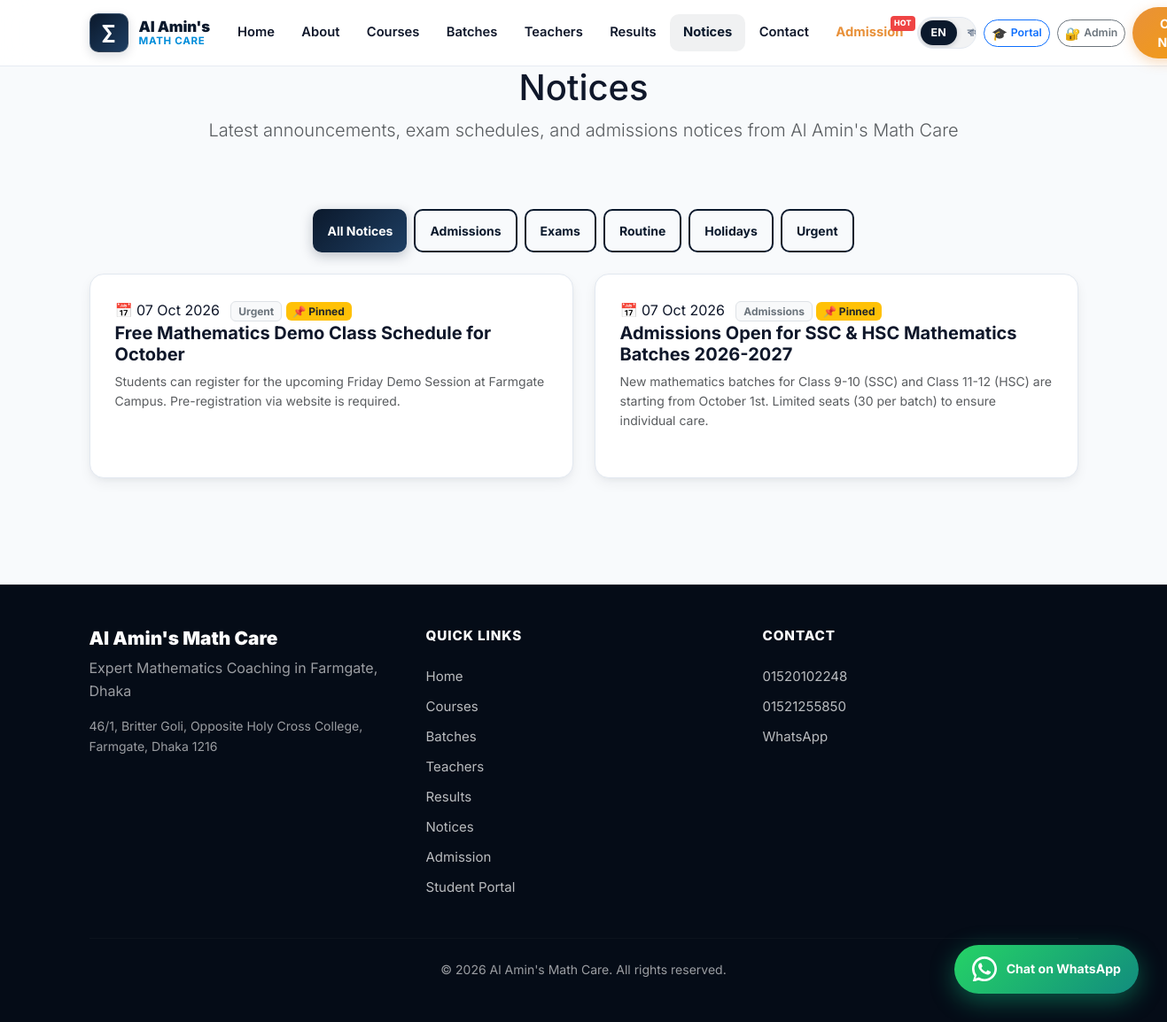
The page /notices.php on the database its author committed.
### tables this page shows
CREATE TABLE IF NOT EXISTS `notices` (
  `id` INT UNSIGNED AUTO_INCREMENT PRIMARY KEY,
  `title_en` VARCHAR(255) NOT NULL,
  `title_bn` VARCHAR(255) DEFAULT NULL,
  `category` ENUM('general', 'admission', 'exam', 'routine', 'holiday', 'urgent') DEFAULT 'general',
  `description_en` TEXT DEFAULT NULL,
  `description_bn` TEXT DEFAULT NULL,
  `attachment_file` VARCHAR(255) DEFAULT NULL,
  `is_pinned` TINYINT(1) DEFAULT 0,
  `is_published` TINYINT(1) DEFAULT 1,
  `expiry_date` DATE NULL,
  `is_deleted` TINYINT(1) DEFAULT 0,
  `created_at` TIMESTAMP DEFAULT CURRENT_TIMESTAMP
);

### includes/i18n.php (called while the page is built, shortened)
<?php
function app_config(): array
{
    static $config = null;
    if ($config === null) {
        $config = require __DIR__ . '/../config/app.php';
    }
    return $config;
}
function current_locale(): string
{
    $config = app_config();
    $locale = $_GET['lang'] ?? $_COOKIE['site_lang'] ?? $_COOKIE['locale'] ?? $config['default_locale'];
    return $locale;
}
function load_translations(string $locale): array
{
    $file = __DIR__ . '/../lang/' . $locale . '.php';
    return require $file;
}
function init_i18n(): void
{
    $config = app_config();
    $locale = current_locale();
    $translations = load_translations($locale);
}
function __(string $key, array $replace = []): string
{
    global $translations, $locale;
    $text = $translations[$key] ?? $key;
    foreach ($replace as $search => $value) {
        $text = str_replace(':' . $search, (string) $value, $text);
    }
    return $text;
}
function base_url(string $path = ''): string
{
    $base = rtrim(app_config()['base_url'] ?? '', '/');
    $path = ltrim($path, '/');
    return $base . ($path !== '' ? '/' . $path : '');
}
function get_current_lang(): string
{
    global $locale;
    return $locale ?? 'en';
}
function content(?array $row, string $field): string
{
    $current = get_current_lang();
    $localizedField = "{$field}_{$current}";
    if (!empty($row[$localizedField])) {
        return (string) $row[$localizedField];
    }
    return (string) ($row[$field] ?? '');
}

### includes/helpers.php (called while the page is built, shortened)
<?php
function e(?string $value): string
{
    return htmlspecialchars($value ?? '', ENT_QUOTES | ENT_SUBSTITUTE, 'UTF-8');
}
function clean_input(mixed $data): string
{
    return trim(strip_tags((string) $data));
}
function format_date(string $date, string $format = 'd M Y'): string
{
    $ts = strtotime($date);
    return $ts !== false ? date($format, $ts) : $date;
}
function config_tagline(): string
{
    $locale = function_exists('get_current_lang') ? get_current_lang() : 'en';
    $config = app_config();
    return $locale === 'bn' ? $config['site_tagline_bn'] : $config['site_tagline_en'];
}

### notices.php (the view, shortened to what this page needs)
<?php
require_once __DIR__ . '/includes/db.php';
require_once __DIR__ . '/includes/i18n.php';
require_once __DIR__ . '/includes/helpers.php';
$selectedCategory = clean_input($_GET['cat'] ?? 'all');
try {
    $pdo = db();
    if ($selectedCategory !== 'all' && in_array($selectedCategory, ['admission', 'exam', 'routine', 'holiday', 'urgent'], true)) {
        $stmt = $pdo->prepare('SELECT * FROM notices WHERE is_deleted = 0 AND is_published = 1 AND category = :cat ORDER BY is_pinned DESC, id DESC');
        $stmt->execute([':cat' => $selectedCategory]);
        $notices = $stmt->fetchAll();
    } else {
        $notices = $pdo->query('SELECT * FROM notices WHERE is_deleted = 0 AND is_published = 1 ORDER BY is_pinned DESC, id DESC')->fetchAll();
    }
} catch (Throwable $e) {
    $notices = [];
}
$categories = [
    'all'       => $locale === 'bn' ? 'সকল নোটিশ' : 'All Notices',
    'admission' => $locale === 'bn' ? 'ভর্তি বিজ্ঞপ্তি' : 'Admissions',
    'exam'      => $locale === 'bn' ? 'পরীক্ষা ও ফলাফল' : 'Exams',
    'routine'   => $locale === 'bn' ? 'ক্লাস রুটিন' : 'Routine',
    'holiday'   => $locale === 'bn' ? 'ছুটির নোটিশ' : 'Holidays',
    'urgent'    => $locale === 'bn' ? 'জরুরি নোটিশ' : 'Urgent',
];
require __DIR__ . '/includes/header.php';
?>
<section class="page-hero">
    <div class="container text-center">
        <h1><?= e(__('nav_notices')) ?></h1>
        <p class="text-muted mb-0 lead">
            <?= $locale === 'bn' ? 'ভর্তি, নতুন ব্যাচ, পরীক্ষার সময়সূচী ও অ্যাকাডেমিক ঘোষণা' : 'Latest announcements, exam schedules, and admissions notices from Al Amin\'s Math Care' ?>
        </p>
    </div>
</section>
<section class="section">
    <div class="container">
        <div class="d-flex flex-wrap justify-content-center gap-2 mb-4">
            <?php foreach ($categories as $catKey => $catLabel):
                $isActive = ($selectedCategory === $catKey) || ($catKey === 'all' && $selectedCategory === 'all');
            ?>
            <a href="<?= e(base_url('notices.php' . ($catKey === 'all' ? '' : '?cat=' . urlencode($catKey)))) ?>"
               class="btn <?= $isActive ? 'btn-primary-custom' : 'btn-outline-custom' ?> btn-sm px-3">
                <?= e($catLabel) ?>
            </a>
            <?php endforeach; ?>
        </div>
        <div class="row g-4">
            <?php if (empty($notices)): ?>
            <div class="col-12 text-center py-5">
                <p class="text-muted fs-5"><?= e(__('notice_no_notices')) ?></p>
            </div>
            <?php else: ?>
            <?php foreach ($notices as $notice):
                $title = content($notice, 'title');
                $desc = content($notice, 'description');
                $isPinned = (bool) ($notice['is_pinned'] ?? false);
                $cat = $notice['category'] ?? 'general';
                $catLabel = $categories[$cat] ?? ucfirst($cat);
            ?>
            <div class="col-md-6">
                <div class="notice-card <?= $isPinned ? 'pinned' : '' ?> d-flex flex-column h-100">
                    <div class="notice-date">
                        <span>📅 <?= e(format_date($notice['created_at'])) ?></span>
                        <span class="badge bg-light text-secondary border small ms-2"><?= e($catLabel) ?></span>
                        <?php if ($isPinned): ?>
                            <span class="badge bg-warning text-dark small ms-auto">📌 <?= $locale === 'bn' ? 'জরুরি' : 'Pinned' ?></span>
                        <?php endif; ?>
                    </div>
                    <h2 class="h5 fw-bold mb-2"><?= e($title) ?></h2>
                    <p class="text-muted small mb-4 flex-grow-1" style="line-height: 1.6;"><?= nl2br(e($desc)) ?></p>
                </div>
            </div>
            <?php endforeach; ?>
            <?php endif; ?>
        </div>
    </div>
</section>
<?php require __DIR__ . '/includes/footer.php'; ?>

### assets/css/main.css (style rules this page uses)
:root { --primary: #0b192c; --primary-dark: #050c17; --primary-light: #1e3e62; --primary-surface: #f0f4f9; --accent-cyan: #008dda; --accent-cyan-light: #41b06e; --accent-cyan-glow: rgba(0, 141, 218, 0.25); --accent-gold: #f59e0b; --accent-amber: #e8913a; --accent-hover: #d97706; --success: #10b981; --success-bg: #ecfdf5; --success-border: #a7f3d0; --success-text: #065f46; --urgent: #ef4444; --urgent-bg: #fef2f2; --urgent-border: #fecaca; --urgent-text: #991b1b; --bg: #f8fafc; --surface: #ffffff; --surface-glass: rgba(255, 255, 255, 0.85); --surface-glass-dark: rgba(11, 25, 44, 0.78); --border: #e2e8f0; --border-glass: rgba(255, 255, 255, 0.25); --border-hover: rgba(0, 141, 218, 0.35); --text: #0f172a; --text-muted: #64748b; --text-soft: #94a3b8; --shadow-sm: 0 2px 4px rgba(11, 25, 44, 0.04); --shadow-md: 0 6px 16px -2px rgba(11, 25, 44, 0.07), 0 2px 6px -1px rgba(11, 25, 44, 0.04); --shadow-lg: 0 14px 28px -4px rgba(11, 25, 44, 0.09), 0 8px 12px -3px rgba(11, 25, 44, 0.05); --shadow-hover: 0 22px 38px -6px rgba(11, 25, 44, 0.14), 0 12px 18px -4px rgba(0, 141, 218, 0.08); --shadow-glow-cyan: 0 0 25px rgba(0, 141, 218, 0.35); --shadow-glow-whatsapp: 0 8px 28px rgba(16, 185, 129, 0.45); --radius-sm: 10px; --radius-md: 16px; --radius-lg: 24px; --radius-pill: 9999px; --font-en: 'Inter', system-ui, -apple-system, sans-serif; --font-bn: 'Noto Sans Bengali', 'Inter', system-ui, sans-serif; --font: var(--font-en); }
*, *::before, *::after { box-sizing: border-box; }
html { scroll-behavior: smooth; -webkit-text-size-adjust: 100%; }
body { font-family: var(--font); color: var(--text); background-color: var(--bg); line-height: 1.62; padding-bottom: 84px; margin: 0; overflow-x: hidden; -webkit-font-smoothing: antialiased; -moz-osx-font-smoothing: grayscale; }
@media (min-width: 992px) { body { padding-bottom: 0; } }
a { color: var(--accent-cyan); text-decoration: none; transition: color 0.2s ease; }
.btn-primary-custom { background: linear-gradient(135deg, var(--primary), var(--primary-light)); border: none; color: #ffffff !important; font-weight: 700; border-radius: var(--radius-sm); padding: 0.8rem 1.5rem; box-shadow: 0 4px 14px rgba(11, 25, 44, 0.25); transition: all 0.25s ease; display: inline-flex; align-items: center; justify-content: center; gap: 0.5rem; }
.btn-outline-custom { border: 2px solid var(--primary); color: var(--primary); font-weight: 700; border-radius: var(--radius-sm); padding: 0.75rem 1.5rem; background: transparent; transition: all 0.25s ease; display: inline-flex; align-items: center; justify-content: center; gap: 0.5rem; }
.section { padding: 4.5rem 0; }
.feature-card, .course-card, .batch-card, .teacher-card, .testimonial-card, .notice-card { background: var(--surface); border: 1px solid var(--border); border-radius: var(--radius-md); padding: 1.75rem; height: 100%; box-shadow: var(--shadow-md); transition: all 0.3s cubic-bezier(0.16, 1, 0.3, 1); position: relative; overflow: hidden; }

### rows shown on the page
notices: created_at "07 Oct 2026", category "Urgent", is_pinned "Pinned", title_en "Free Mathematics Demo Class Schedule for October", description_en "Students can register for the upcoming Friday Demo Session at Farmgate Campus. Pre-registration via website is required."
notices: created_at "07 Oct 2026", category "Admissions", is_pinned "Pinned", title_en "Admissions Open for SSC & HSC Mathematics Batches 2026-2027", description_en "New mathematics batches for Class 9-10 (SSC) and Class 11-12 (HSC) are starting from October 1st. Limited seats (30 per batch) to ensure individual care."

### other values the page prints
__('nav_home') "Home"
__('nav_about') "About"
__('nav_courses') "Courses"
__('nav_batches') "Batches"
__('nav_teachers') "Teachers"
__('nav_results') "Results"
__('nav_notices') "Notices"
__('nav_contact') "Contact"
__('nav_admission') "Admission"
$catLabel "All Notices"
$catLabel "Admissions"
$catLabel "Exams"
$catLabel "Routine"
$catLabel "Holidays"
$catLabel "Urgent"
